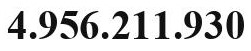
#> input picture 0001.jpg, 251 x 51 px, given in place of aligned.jpg, which was not available
$ jupyter execute --allow-errors BCTC.ipynb   (shell and % lines are left out)   (older library calls are emulated)
#> lines starting #> are read from the running program, lines starting #| are printed output that depends on the picture; after the words box and inside, x2 and y2 are one past the last pixel; in counts of white or black regions, pixels touching at a corner belong together; pictures that were not available may be replaced by others from this repository, and a replacement may not be noted
[cell 1]
# mod

[cell 2]
%cd craft-text-detector

[cell 3]
import matplotlib.pyplot as plt
import glob
import cv2

[cell 4]
from PIL import Image, ImageDraw

from vietocr.tool.predictor import Predictor
from vietocr.tool.config import Cfg

#> (the rest of this cell did not finish here and is left out)

[cell 5]
plt.figure(figsize=(20, 12))
#> (the rest of this cell did not finish here and is left out)

[cell 6]
image_paths = glob.glob('/content/drive/MyDrive/2020/Myrica/Sample/*.jpg')

[cell 7]
import numpy as np
import sys
import cv2 as cv

"""
Modify from : https://docs.opencv.org/4.1.2/dd/dd7/tutorial_morph_lines_detection.html
Add binary result and
"""


# Load the image
src = cv2.imread("aligned.jpg", cv2.IMREAD_COLOR)
#> src is the input picture: shape (51, 251, 3); min 0, max 255, mean 211.1
# Check if image is loaded fine
assert src is not None

# Transform source image to gray if it is not already
if len(src.shape) != 2:
    gray = cv2.cvtColor(src, cv2.COLOR_BGR2GRAY)
else:
    gray = src


# Apply adaptiveThreshold at the bitwise_not of gray, notice the ~ symbol
gray = cv2.bitwise_not(gray)
bw = cv2.adaptiveThreshold(gray, 255, cv2.ADAPTIVE_THRESH_MEAN_C, \
                            cv2.THRESH_BINARY, 15, -2)
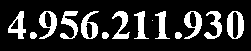
#> bw: shape (51, 251); 19.2% white; 14 white regions (1 under 20 px), largest, box (x1, y1, x2, y2) and area: (227, 11, 244, 39) 281, (81, 11, 99, 39) 250, (39, 11, 57, 39) 248

# Create the images that will use to extract the horizontal and vertical lines
vertical = np.copy(bw)


# Specify size on vertical axis
rows = vertical.shape[0]
#> rows = 51
verticalsize = rows // 10
#> verticalsize = 5
# Create structure element for extracting vertical lines through morphology operations
verticalStructure = cv2.getStructuringElement(cv2.MORPH_RECT, (1, verticalsize))
#> verticalStructure = [1, 1, 1, 1, 1]
# Apply morphology operations
vertical = cv2.erode(vertical, verticalStructure)
#> vertical: shape (51, 251); 10.6% white; 22 white regions (7 under 20 px), largest, box (x1, y1, x2, y2) and area: (138, 13, 145, 37) 137, (159, 13, 166, 37) 137, (18, 13, 24, 37) 119
vertical = cv2.dilate(vertical, verticalStructure)
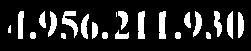
#> vertical: shape (51, 251); 16.3% white; 22 white regions (1 under 20 px), largest, box (x1, y1, x2, y2) and area: (62, 11, 78, 38) 190, (138, 11, 145, 39) 173, (159, 11, 166, 39) 173
find_cnt = vertical
# Inverse vertical image
vertical = cv2.bitwise_not(vertical)
#> vertical: shape (51, 251); 83.7% white; 22 black regions (1 under 20 px)

# Sometime, the table misses very top or bottom horizontal line. We need to draw it back.
contours, hierarchy = cv.findContours(find_cnt, cv.RETR_LIST, cv.CHAIN_APPROX_SIMPLE)
#> contours = 22 contours, 3 with area under 20; largest, box (x1, y1, x2, y2) and area: (62, 11, 78, 38) 148, (159, 11, 166, 39) 140, (138, 11, 145, 39) 140, (18, 11, 24, 39) 112, (227, 11, 233, 39) 106
x_max = y_max = -1
x_min = y_min = np.inf
for cnt in contours:
    x_min = min(x_min, cnt.reshape(-1, 2).min(axis=0)[0])
    x_max = max(x_max, cnt.reshape(-1, 2).max(axis=0)[0])
    y_min = min(y_min, cnt.reshape(-1, 2).min(axis=0)[1])
    y_max = max(y_min, cnt.reshape(-1, 2).max(axis=0)[1])
#> this loop made 22 passes
#> (x_min, x_max, y_min, y_max) on passes 1, 2, 3, 4, 5, 6, 7, 8, 9, 10, 11, 13: (61, 65, 33, 38), (61, 210, 32, 38), (61, 210, 32, 38), (61, 210, 32, 38), (30, 210, 32, 38), (30, 210, 30, 38), (8, 210, 25, 32), (8, 210, 22, 38), (8, 210, 14, 38), (8, 243, 12, 37), (8, 243, 12, 27), (8, 243, 11, 38)
#> (cnt, x_min, x_max, y_min, y_max) on pass 12: ([[116, 12], [116, 16]], 8, 243, 12, 16)

bw = cv2.line(bw, (x_min, y_min), (x_max, y_min), (255, 255, 255), 3)
bw = cv2.line(bw, (x_max, y_max), (x_min, y_max), (255, 255, 255), 3)
#> bw: shape (51, 251); 33.4% white; 2 white regions (1 under 20 px), largest, box (x1, y1, x2, y2) and area: (6, 9, 246, 41) 4270

horizontal = np.copy(bw)
# Specify size on horizontal axis
cols = horizontal.shape[1]
#> cols = 251
horizontal_size = cols // 10
#> horizontal_size = 25
# Create structure element for extracting horizontal lines through morphology operations
horizontalStructure = cv2.getStructuringElement(cv2.MORPH_RECT, (horizontal_size, 1))
# Apply morphology operations
horizontal = cv2.erode(horizontal, horizontalStructure)
#> horizontal: shape (51, 251); 16.7% white; 2 white regions, box (x1, y1, x2, y2) and area: (18, 9, 234, 14) 1068, (18, 36, 234, 41) 1068
horizontal = cv2.dilate(horizontal, horizontalStructure)
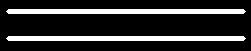
#> horizontal: shape (51, 251); 18.6% white; 2 white regions, box (x1, y1, x2, y2) and area: (6, 9, 246, 14) 1188, (6, 36, 246, 41) 1188
horizontal = cv2.bitwise_not(horizontal)


'''
Extract edges and smooth image according to the logic
1. extract edges
2. dilate(edges)
3. src.copyTo(smooth)
4. blur smooth img
5. smooth.copyTo(src, edges)
'''
# Step 1
edges = cv2.adaptiveThreshold(vertical, 255, cv2.ADAPTIVE_THRESH_MEAN_C, \
                            cv2.THRESH_BINARY, 3, -2)
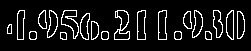
#> edges: shape (51, 251); 9.6% white in thin lines or dots, all inside (x1, y1, x2, y2) = (7, 10, 245, 40)

# Step 2
kernel = np.ones((3, 4), np.uint8)
# edges = cv2.dilate(edges, kernel)

# Step 3
smooth = np.copy(vertical)
# Step 4
smooth = cv2.blur(smooth, (2, 2))
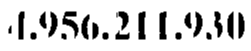
#> smooth: shape (51, 251); min 0, max 255, mean 213.5
# Step 5
(rows, cols) = np.where(edges != 0)
#> rows = 1231 values from 10 to 39; cols = 1231 values, max 244 at index 386, min 7 at index 634, mean 127.2
vertical[rows, cols] = smooth[rows, cols]
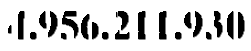
#> vertical: shape (51, 251); min 0, max 255, mean 208.3
# Show final result

# horizontal
edges1 = cv2.adaptiveThreshold(horizontal,255,cv2.ADAPTIVE_THRESH_MEAN_C, \
                                cv2.THRESH_BINARY,3, -2)
#> edges1: shape (51, 251); 7.7% white in thin lines or dots, all inside (x1, y1, x2, y2) = (5, 8, 247, 42)

kernel = np.ones((3, 3), np.uint8)
edges1 = cv2.dilate(edges1, kernel)
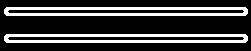
#> edges1: shape (51, 251); 23.1% white; 2 white regions, box (x1, y1, x2, y2) and area: (4, 7, 248, 16) 1480, (4, 34, 248, 43) 1480
# Step 3
smooth1 = np.copy(horizontal)
# Step 4
smooth1 = cv2.blur(smooth1, (2, 2))
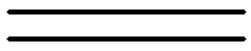
#> smooth1: shape (51, 251); min 0, max 255, mean 207.7
# Step 5
(rows, cols) = np.where(edges1 != 0)
#> rows = 2960 values from 7 to 42; cols = 2960 values, max 247 at index 725, min 4 at index 482, mean 125.5
horizontal[rows, cols] = smooth1[rows, cols]

result = cv2.bitwise_and(horizontal, vertical)

#Finally, apply binary threshold to result
result = cv2.threshold(result, 225, 255, cv2.THRESH_BINARY)[1]
#> result: shape (51, 251); 61.7% white; 2 black regions, box (x1, y1, x2, y2) and area: (6, 9, 247, 42) 4875, (8, 25, 12, 34) 32

[cell 8]
plt.figure(figsize=(20, 12))
plt.imshow(src)
plt.show()

plt.figure(figsize=(20, 12))
plt.imshow(result)

[cell 9]
_, labels, stats,_ = cv2.connectedComponentsWithStats(result, connectivity=4, ltype=cv2.CV_32S)
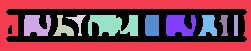
#> labels: shape (51, 251) int32; 11 distinct labels, from 0 to 10; one colour per label, 0 black
#> stats = [[6, 9, 241, 33, 4907], [0, 0, 251, 51, 5145], [24, 15, 27, 21, 424], [53, 15, 21, 21, 207], [66, 15, 20, 21, 118], [88, 15, 50, 21, 764], [145, 15, 14, 21, 289], [166, 15, 30, 21, 486], [198, 15, 19, 21, 262], [219, 15, 9, 21, 115], [234, 15, 4, 21, 84]]

[cell 10]
from craft_text_detector import Craft

#> (a cell that did not finish here is left out)

[cell 12]
plt.figure(figsize=(20, 12))

#> (the rest of this cell did not finish here and is left out)

[cell 13]
import craft_text_detector.predict as predict

get_prediction = predict.get_prediction
#> (the rest of this cell did not finish here and is left out)

#> (a cell that did not finish here is left out)

[cell 15]
print(len(stats))
#| 11
#> `cv2.rectangle(src, (x,y), (x+w,y+h), (0,255,0), 2)`:
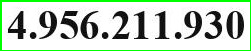
#> src: shape (51, 251, 3); mean B, G, R 193.2, 211.1, 193.2
#> (the rest of this cell did not finish here and is left out)
